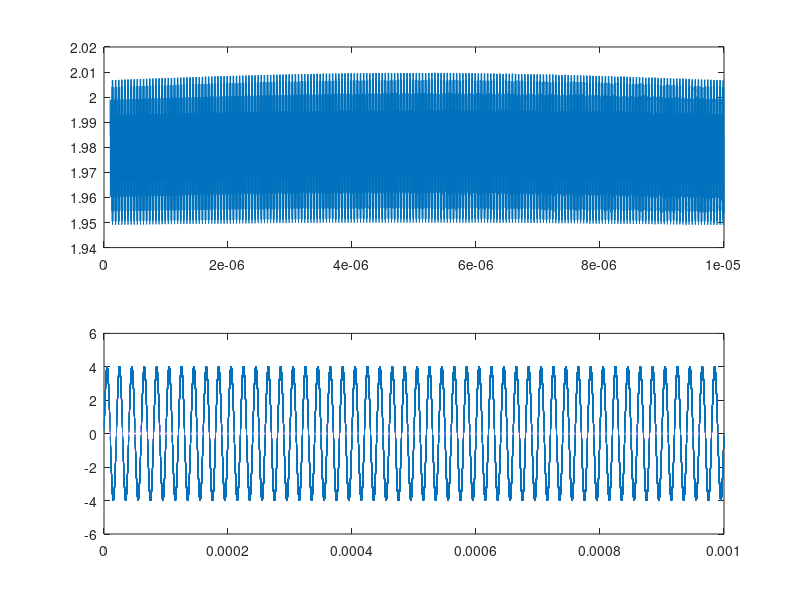

Source code (MATLAB):
%Matlab script for DSP
close all
figure;
fs=10E9;
fc=200E12;
fprobe=180E6;
fsignal=200E6;

fm=50E3;
A0=1;
mdepth_signal=1E-1;
mdepth_pump=1E-3;
mdepth_probe=1E-2;
t=0:1/fs:1000E-6;
N = length(t);
noise=randn(1,N)*100;

E_pump=2*exp(1i*2*pi*(fc+noise).*t);
E_pump=E_pump.*(1-mdepth_pump+mdepth_pump*sin(2*pi*fm*t));
E_signal=0.01*exp(1i*2*pi*(fc+noise*10+fsignal).*t);
E_signal=E_signal.*(1-mdepth_signal+mdepth_signal*sin(2*pi*fm*t));
E_probe=E_pump.*(1-mdepth_probe+mdepth_probe*sin(2*pi*fprobe*t));
E_total=E_probe+E_signal;
wave1=E_total.*conj(E_total);
subplot(2,1,1);
plot(t(1000:100000),E_total(1000:100000));

xdft = fft(wave1);
xdft = xdft(1:N/2+1);
psdx = (1/(fs*N)) * abs(xdft).^2;
psdx(2:end-1) = 2*psdx(2:end-1);
freq = (0:fs/N:fs/2)/1E6;

fstop=400E6;
len_stop=round(N/fs*fstop);
fstart=1;
len_start=round(N/fs*fstart)+1;
subplot(2,1,2);
plot(freq(len_start:len_stop),10*log10(psdx(len_start:len_stop)));
grid on
title('Periodogram Using FFT')
xlabel('Frequency (MHz)')
ylabel('Power/Frequency (dB/Hz)')

%Lock-in amplifier
reference_signal=sin(2*pi*fm*t);
wave_out=wave1.*reference_signal;
plot(t,wave_out);

